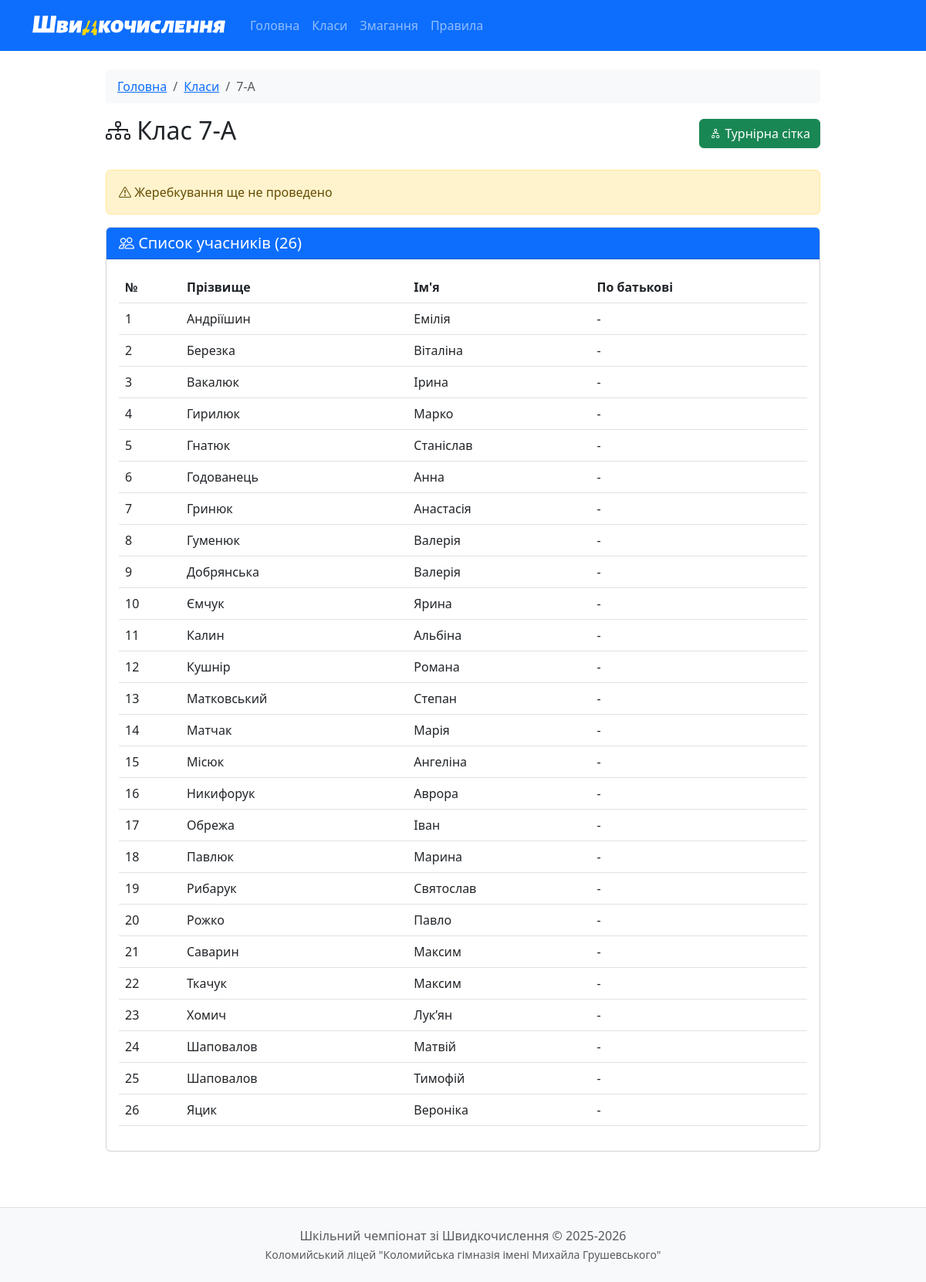
The page /class/7-А on the database as committed earlier.
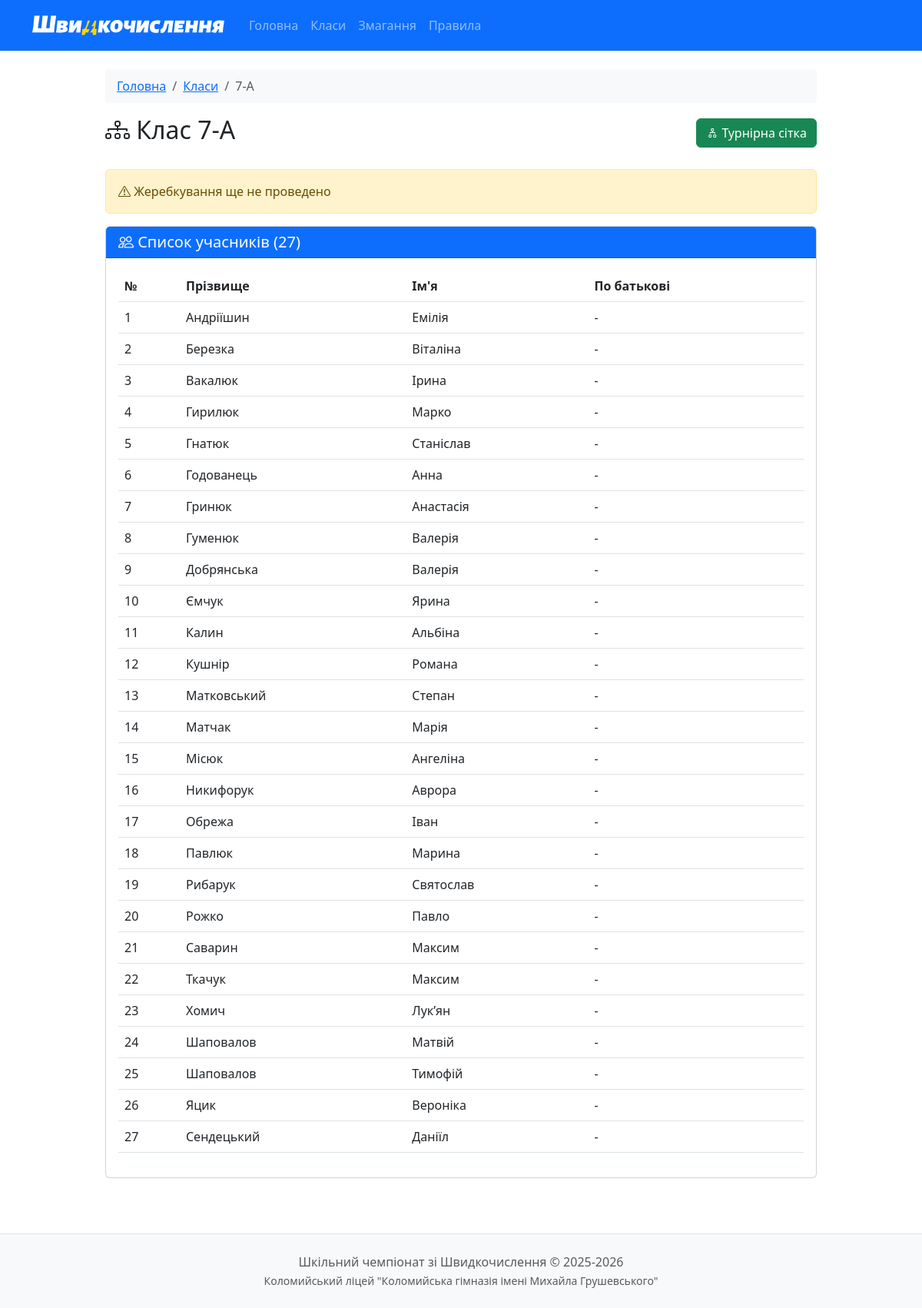
The same page on the database as committed later.
### models.py (models this page shows, shortened)
class Student(db.Model):
    id = db.Column(db.Integer, primary_key=True)
    first_name = db.Column(db.String(50), nullable=False)
    last_name = db.Column(db.String(50), nullable=False)
    patronymic = db.Column(db.String(50))
    class_name = db.Column(db.String(10), nullable=False)
    seed = db.Column(db.Integer)
    rating = db.Column(db.Float, default=0.0)  # Змінено на Float для 10.5 тощо
    has_bye = db.Column(db.Boolean, default=False)
    home_matches = db.relationship('Match', foreign_keys='Match.student1_id', backref='student1', lazy=True)
    away_matches = db.relationship('Match', foreign_keys='Match.student2_id', backref='student2', lazy=True)

### app.py (the view)
@app.route('/class/<class_name>')
def class_detail(class_name):
    students = Student.query.filter_by(class_name=class_name).order_by(Student.seed).all()
    has_draw = any(s.seed is not None for s in students)
    return render_template('class_detail.html',
                         class_name=class_name,
                         students=students,
                         has_draw=has_draw)

### templates/class_detail.html (shortened to what this page needs)
{% extends "base.html" %}
{% block content %}
<div class="row">
    <div class="col-md-10 mx-auto">
        <nav aria-label="breadcrumb">
            <ol class="breadcrumb">
                <li class="breadcrumb-item"><a href="{{ url_for('index') }}">Головна</a></li>
                <li class="breadcrumb-item"><a href="{{ url_for('classes') }}">Класи</a></li>
                <li class="breadcrumb-item active">{{ class_name }}</li>
            </ol>
        </nav>
        <div class="d-flex justify-content-between align-items-center mb-4">
            <h2><i class="bi bi-diagram-3"></i> Клас {{ class_name }}</h2>
            <a href="{{ url_for('bracket', class_name=class_name) }}" class="btn btn-success">
                <i class="bi bi-diagram-2"></i> Турнірна сітка
            </a>
        </div>
        {% if has_draw %}
        <div class="alert alert-success">
            <i class="bi bi-check-circle"></i> Жеребкування проведено
        </div>
        {% else %}
        <div class="alert alert-warning">
            <i class="bi bi-exclamation-triangle"></i> Жеребкування ще не проведено
        </div>
        {% endif %}
        <div class="card">
            <div class="card-header bg-primary text-white">
                <h5 class="mb-0">
                    <i class="bi bi-people"></i> Список учасників ({{ students|length }})
                </h5>
            </div>
            <div class="card-body">
                {% if students %}
                <div class="table-responsive">
                    <table class="table table-hover">
                        <thead>
                            <tr>
                                {% if has_draw %}
                                <th width="80">Номер</th>
                                {% else %}
                                <th width="80">№</th>
                                {% endif %}
                                <th>Прізвище</th>
                                <th>Ім'я</th>
                                <th>По батькові</th>
                            </tr>
                        </thead>
                        <tbody>
                            {% for student in students %}
                            <tr>
                                <td>
                                    {% if student.seed %}
                                        <span class="badge bg-primary">{{ student.seed }}</span>
                                    {% else %}
                                        {{ loop.index }}
                                    {% endif %}
                                </td>
                                <td>{{ student.last_name }}</td>
                                <td>{{ student.first_name }}</td>
                                <td>{{ student.patronymic or '-' }}</td>
                            </tr>
                            {% endfor %}
                        </tbody>
                    </table>
                </div>
                {% else %}
                <p class="text-muted text-center mb-0">Немає учасників</p>
                {% endif %}
            </div>
        </div>
    </div>
</div>
{% endblock %}

### templates/base.html (shortened to what this page needs)
<!DOCTYPE html>
<html lang="uk">
<head>
    <link href="https://cdn.jsdelivr.net/npm/bootstrap@5.3.0/dist/css/bootstrap.min.css" rel="stylesheet">
    <link rel="stylesheet" href="https://cdn.jsdelivr.net/npm/bootstrap-icons@1.11.0/font/bootstrap-icons.css">
    <link rel="stylesheet" href="{{ url_for('static', filename='css/style.css') }}">
</head>
<body>
    <nav class="navbar navbar-expand-lg navbar-dark bg-primary">
        <div class="container">
            <a class="navbar-brand d-flex align-items-center" href="{{ url_for('index') }}">
                <img src="{{ url_for('static', filename='images/horizontal - white+.svg') }}"
                    alt="Швидкочислення"
                    height="40"
                    class="me-2"
                    width="250px">
            </a>
            <div class="collapse navbar-collapse" id="navbarNav">
                <ul class="navbar-nav me-auto">
                    <li class="nav-item">
                        <a class="nav-link {% if request.endpoint == 'index' %}active{% endif %}"
                           href="{{ url_for('index') }}">Головна</a>
                    </li>
                    <li class="nav-item">
                        <a class="nav-link {% if request.endpoint == 'classes' %}active{% endif %}"
                           href="{{ url_for('classes') }}">Класи</a>
                    </li>
                    <li class="nav-item">
                        <a class="nav-link {% if request.endpoint == 'matches' %}active{% endif %}"
                           href="{{ url_for('matches') }}">Змагання</a>
                    </li>
                    <li class="nav-item">
                        <a class="nav-link {% if request.endpoint == 'rules' %}active{% endif %}"
                        href="{{ url_for('rules') }}">Правила</a>
                    </li>
                </ul>
            </div>
        </div>
    </nav>
    <main class="container my-4">
        {% block content %}{% endblock %}
    </main>
    <footer class="bg-light py-4 mt-5">
        <div class="container text-center text-muted">
            <p class="mb-0">Шкільний чемпіонат зі Швидкочислення &copy; 2025-2026</p>
            <small>Коломийський ліцей "Коломийська гімназія імені Михайла Грушевського"</small>
        </div>
    </footer>
</body>
</html>

### static/css/style.css (style rules this page uses)
body { min-height: 100vh; display: flex; flex-direction: column; }
main { flex: 1; }
.navbar-brand { font-weight: bold; font-size: 1.3rem; }
.card { transition: transform 0.2s, box-shadow 0.2s; }
.card, .alert { animation: fadeIn 0.3s ease-out; }
footer { margin-top: auto; border-top: 1px solid #dee2e6; }
.btn { transition: all 0.2s; }
.breadcrumb { background: #f8f9fa; padding: 10px 15px; border-radius: 5px; }

Rows that differ between the two databases and show on the page:
added Student: last_name "Сендецький", first_name "Даніїл", patronymic "-"
Other text that changed with them:
{{ students|length }}: "26" → "27"
